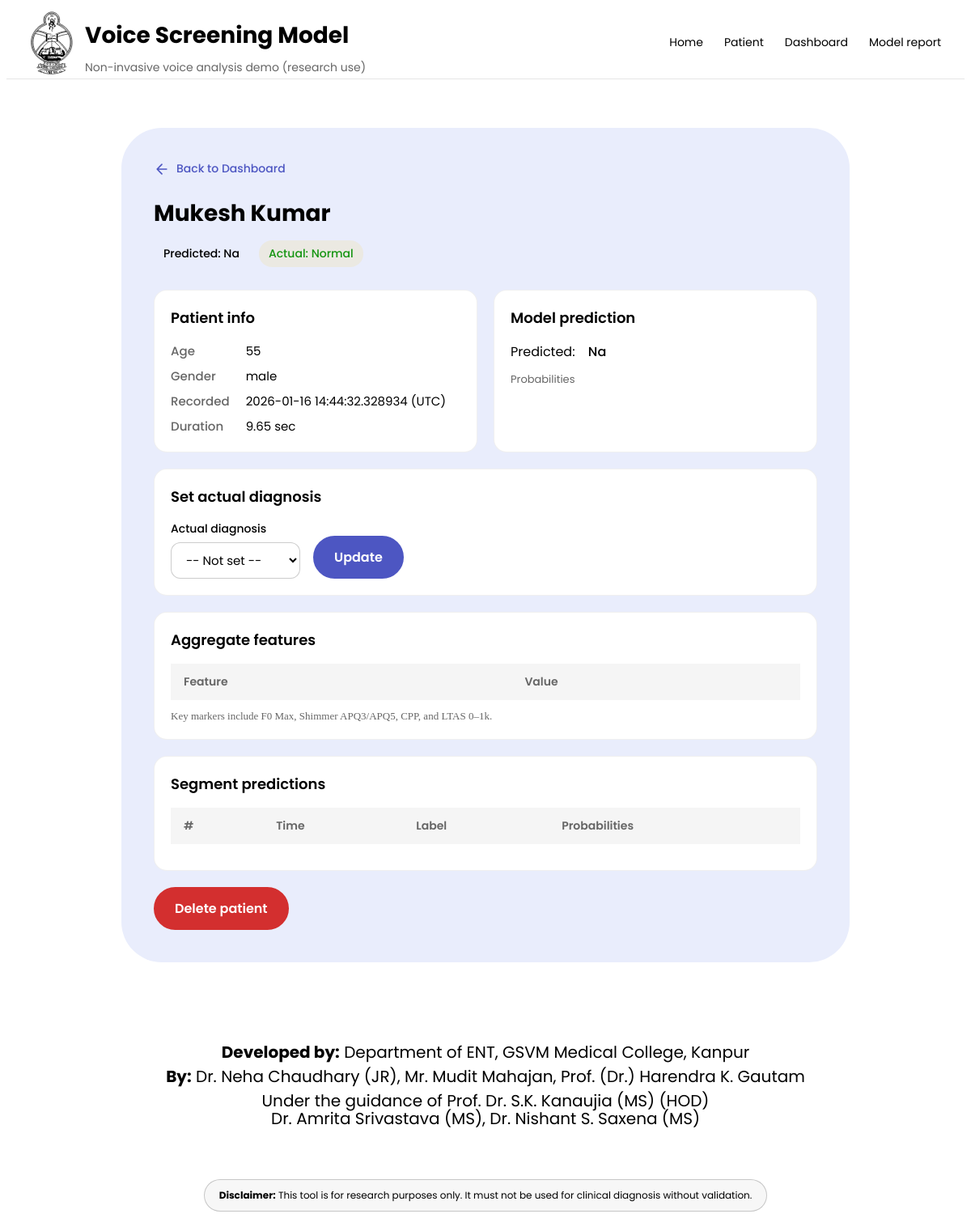
Page /dashboard/patient/2 on the earlier database version.
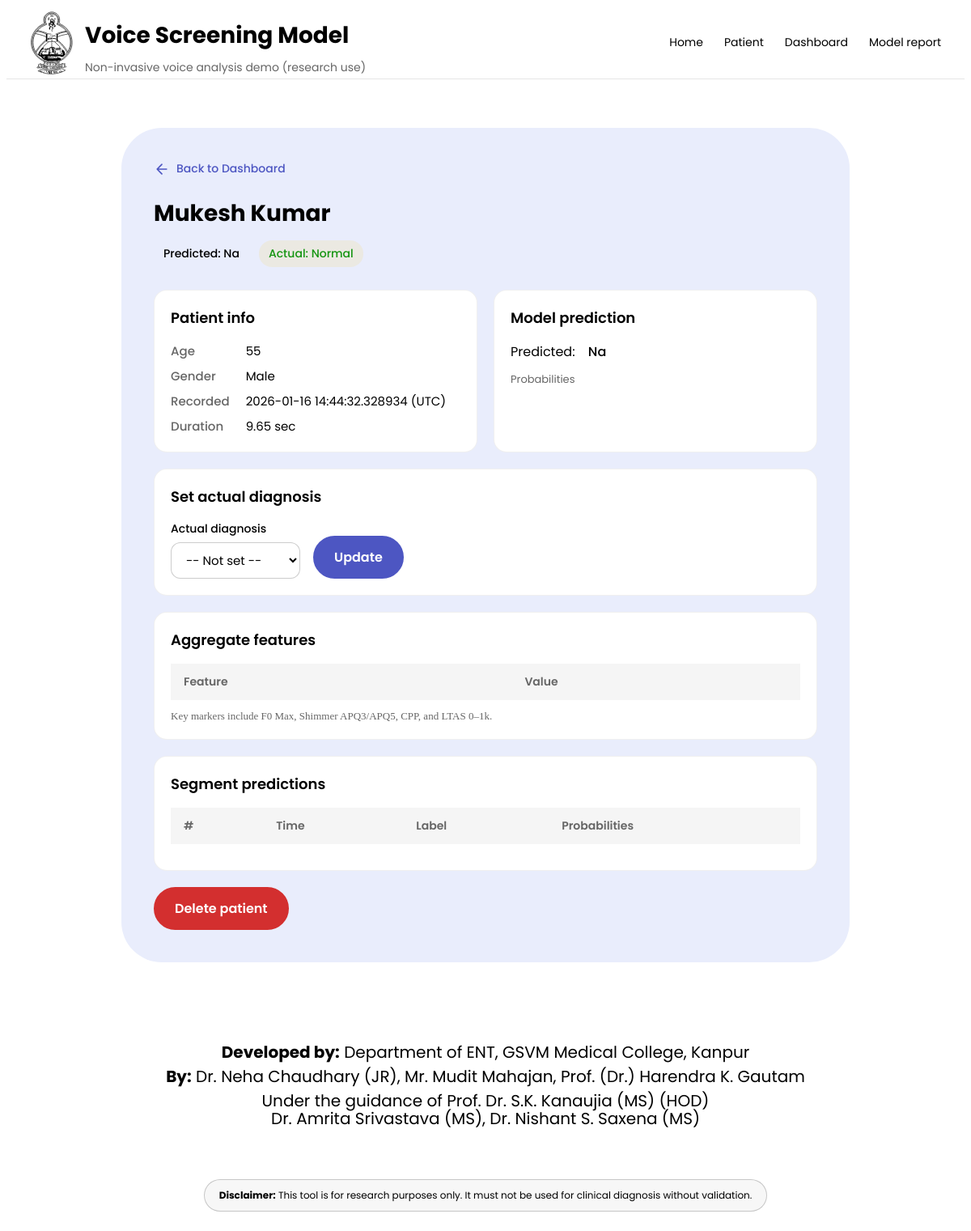
Same page on the later database version.
### app/models_db.py (models this page shows)
class Patients(SQLModel, table=True):
    id: Optional[int] = Field(default=None, primary_key = True)
    name: str
    age: int
    gender: str
    created_at: datetime = Field(default_factory=datetime.now)
    audio_path: str
    duration_sec: float
    actual_label: Optional[str] = None
    predicted_label: Optional[str] = None
    predicted_proba_json: Optional[str] = Field(default = "{}")
    segments: list["SegmentPredictions"] = Relationship(back_populates = "patient")

### app/main.py (the view)
@app.get("/dashboard/patient/{pid}", response_class=HTMLResponse)
def patient_detail(pid: int, request: Request, session: Session = Depends(get_session)):
    rec = session.get(Patients, pid)
    if not rec:
        raise HTTPException(status_code=404, detail="Not found")
    proba = {}
    if rec.predicted_proba_json:
        try:
            proba = json.loads(rec.predicted_proba_json)
        except json.JSONDecodeError:
            proba = {}
    label_map = {
        "0": "Benign",
        "1": "Malignant",
        "2": "Normal",
    }
    proba_mapped = {}
    for key in proba.keys():
        if key in label_map:
            proba_mapped[label_map[key]] = proba[key]
        else:
            proba_mapped[key.capitalize()] = proba[key]
    if rec.predicted_label:
        predicted_label_display = label_map.get(rec.predicted_label, rec.predicted_label.capitalize())
    else:
        predicted_label_display = "NA"
    if predicted_label_display not in label_map:
        predicted_label_display = predicted_label_display.capitalize()
    seg_records = session.exec(
        select(SegmentPredictions)
        .where(SegmentPredictions.patient_id == pid)
        .order_by(SegmentPredictions.segment_index.asc())
    ).all()
    seg_preds = []
    all_features = []
    for seg_rec in seg_records:
        seg_proba = json.loads(seg_rec.predicted_proba_json)
        seg_features = json.loads(seg_rec.features_json)
        seg_proba_mapped = {}
        for key in seg_proba.keys():
            if key in label_map:
                seg_proba_mapped[label_map[key]] = seg_proba[key]
            else:
                seg_proba_mapped[key.capitalize()] = seg_proba[key]
        seg_preds.append({
            "segment_index": seg_rec.segment_index,
            "start_time": seg_rec.start_time_sec,
            "end_time": seg_rec.end_time_sec,
            "label": label_map.get(seg_rec.predicted_label, seg_rec.predicted_label.capitalize()),
            "proba": seg_proba_mapped,
        })
        all_features.append(seg_features)
    if all_features:
        agg_feats = aggregate_segment_features(all_features)
    else:
        agg_feats = {}
    return templates.TemplateResponse(
        "patient_details.html",
        {
            "request": request,
            "rec": rec,
            "predicted_label_display": predicted_label_display,
            "proba": proba_mapped,
            "seg_preds": seg_preds,
            "features": {"aggregate": agg_feats},
            "label_map": label_map,
        },
    )

### app/templates/patient_details.html (shortened to what this page needs)
{% extends "base.html" %}
{% block content %}
<section class="dashboard-card patient-detail-page">
  <nav class="patient-detail-nav">
    <a href="/dashboard?filter=all&source=predicted" class="back-link">
      <svg width="20" height="20" viewBox="0 0 24 24" fill="none" stroke="currentColor" stroke-width="2" stroke-linecap="round" stroke-linejoin="round"><path d="M19 12H5M12 19l-7-7 7-7"/></svg>
      Back to Dashboard
    </a>
  </nav>
  <header class="patient-detail-header">
    <h1 class="patient-detail-title">{{ rec.name }}</h1>
    <div class="patient-detail-badges">
      <span class="status-badge status-{{ predicted_label_display|lower }}">Predicted: {{ predicted_label_display }}</span>
      {% if rec.actual_label %}
        {% set actual_display = "Benign" if (rec.actual_label == "0" or rec.actual_label == "Benign") else ("Malignant" if (rec.actual_label == "1" or rec.actual_label == "Malignant") else "Normal") %}
        <span class="status-badge status-{{ actual_display|lower }}">Actual: {{ actual_display }}</span>
      {% else %}
        <span class="status-badge status-unknown">Actual: Not set</span>
      {% endif %}
    </div>
  </header>
  <div class="patient-detail-grid">
    <div class="patient-panel">
      <h3 class="patient-panel-title">Patient info</h3>
      <dl class="patient-info-dl">
        <dt>Age</dt><dd>{{ rec.age }}</dd>
        <dt>Gender</dt><dd>{{ rec.gender }}</dd>
        <dt>Recorded</dt><dd>{{ rec.created_at }} (UTC)</dd>
        <dt>Duration</dt><dd>{{ "%.2f"|format(rec.duration_sec) }} sec</dd>
      </dl>
    </div>
    <div class="patient-panel">
      <h3 class="patient-panel-title">Model prediction</h3>
      <p class="patient-prediction-main">Predicted: <span class="status-badge status-{{ predicted_label_display|lower }}">{{ predicted_label_display }}</span></p>
      <p class="patient-proba-label">Probabilities</p>
    </div>
  </div>
  <div class="patient-panel patient-panel-full">
    <h3 class="patient-panel-title">Set actual diagnosis</h3>
    <form method="POST" action="/dashboard/patient/{{ rec.id }}/update-label" class="patient-label-form">
      <label class="patient-label-field">
        <span class="patient-label-label">Actual diagnosis</span>
        <select name="actual_label" class="patient-label-select">
          <option value="">-- Not set --</option>
        </select>
      </label>
      <button type="submit" class="btn primary">Update</button>
    </form>
  </div>
  <div class="patient-panel patient-panel-full">
    <h3 class="patient-panel-title">Aggregate features</h3>
    <div class="patient-table-wrap">
      <table class="dashboard-table">
        <thead><tr><th>Feature</th><th>Value</th></tr></thead>
      </table>
    </div>
    <p class="patient-panel-note">Key markers include F0 Max, Shimmer APQ3/APQ5, CPP, and LTAS 0–1k.</p>
  </div>
  <div class="patient-panel patient-panel-full">
    <h3 class="patient-panel-title">Segment predictions</h3>
    <div class="patient-table-wrap">
      <table class="dashboard-table">
        <thead><tr><th>#</th><th>Time</th><th>Label</th><th>Probabilities</th></tr></thead>
      </table>
    </div>
  </div>
  <form method="POST" action="/dashboard/patient/{{ rec.id }}/delete" class="patient-delete-form" onsubmit="return confirm('Permanently delete this patient and all their acoustic features and training data?');">
    <button type="submit" class="btn btn-danger">Delete patient</button>
  </form>
</section>
{% endblock %}

Differences in the rows shown:
changed Patients "Mukesh Kumar": gender "male" → "Male"
